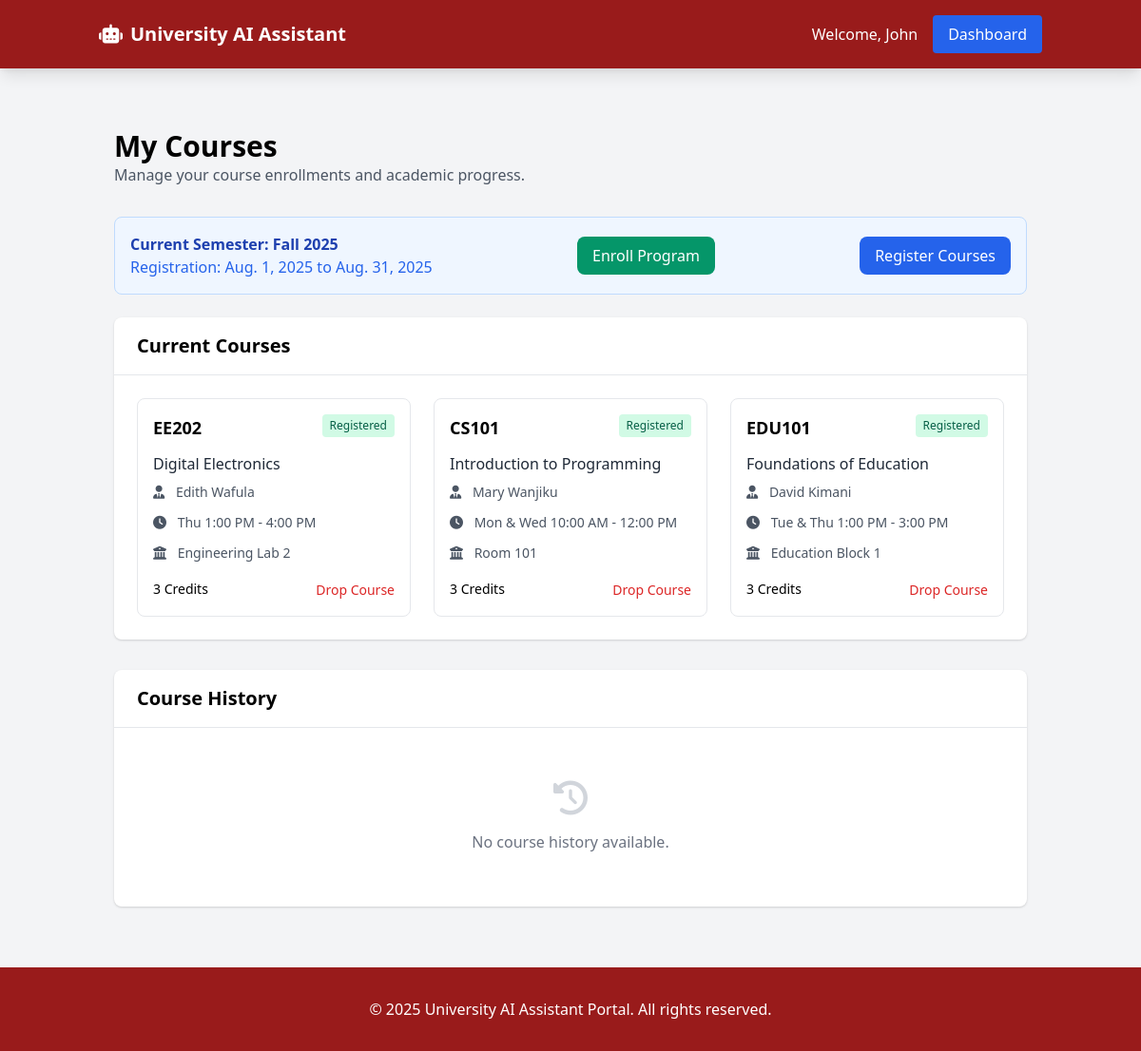
The page /courses/ (signed in) on the database its author committed.
### accounts/models.py (models this page shows, shortened)
class User(AbstractUser):
    ROLE_CHOICES = (
        ('student', 'Student'),
        ('lecturer', 'Lecturer'),
        ('admin', 'Administrator'),
    )
    role = models.CharField(max_length=10, choices=ROLE_CHOICES, default='student')
    registration_number = models.CharField(max_length=20, blank=True, null=True, unique=True)
    phone_number = models.CharField(max_length=15, blank=True, null=True)
    profile_picture = models.ImageField(upload_to='profile_pics/', blank=True, null=True)
    groups = models.ManyToManyField(
        'auth.Group',
        verbose_name='groups',
        blank=True,
        help_text='The groups this user belongs to. A user will get all permissions granted to each of their groups.',
        related_name='custom_user_set',
        related_query_name='user',
    )
    user_permissions = models.ManyToManyField(
        'auth.Permission',
        verbose_name='user permissions',
        blank=True,
        help_text='Specific permissions for this user.',
        related_name='custom_user_set',
        related_query_name='user',
    )

### core/models.py (models this page shows, shortened)
class Semester(models.Model):
    name = models.CharField(max_length=50, help_text="e.g., Fall 2023, Spring 2024")
    code = models.CharField(max_length=20, unique=True, help_text="e.g., F2023, S2024")
    start_date = models.DateField()
    end_date = models.DateField()
    is_current = models.BooleanField(default=False)
    registration_start = models.DateField(help_text="When course registration begins")
    registration_end = models.DateField(help_text="When course registration ends")
    add_drop_deadline = models.DateField(help_text="Last day to add/drop courses")
    class Meta:
        ordering = ['-start_date']

class Enrollment(models.Model):
    GRADE_CHOICES = (
        ('A', 'A (Excellent)'),
        ('B', 'B (Good)'),
        ('C', 'C (Satisfactory)'),
        ('D', 'D (Pass)'),
        ('F', 'F (Fail)'),
        ('W', 'W (Withdrawn)'),
        ('I', 'I (Incomplete)'),
        ('IP', 'IP (In Progress)'),
        ('', 'No Grade Yet'),
    )
    student = models.ForeignKey(settings.AUTH_USER_MODEL, on_delete=models.CASCADE,
                               limit_choices_to={'role': 'student'},
                               related_name='enrollments')
    course_offering = models.ForeignKey(CourseOffering, on_delete=models.CASCADE,
                                      related_name='enrollments')
    enrollment_date = models.DateTimeField(auto_now_add=True)
    grade = models.CharField(max_length=2, choices=GRADE_CHOICES, blank=True)
    is_active = models.BooleanField(default=True)
    status = models.CharField(max_length=20, default='registered',
                            choices=[('registered', 'Registered'),
                                    ('completed', 'Completed'),
                                    ('withdrawn', 'Withdrawn'),
                                    ('failed', 'Failed')])
    credits_earned = models.IntegerField(blank=True, null=True)
    class Meta:
        unique_together = ['student', 'course_offering']
        ordering = ['-enrollment_date']

class CourseOffering(models.Model):
    course = models.ForeignKey(Course, on_delete=models.CASCADE, related_name='offerings')
    semester = models.ForeignKey(Semester, on_delete=models.CASCADE, related_name='course_offerings')
    section = models.CharField(max_length=10, default='A', help_text="Section identifier")
    capacity = models.IntegerField(default=30)
    enrolled = models.IntegerField(default=0)
    lecturer = models.ForeignKey(
        settings.AUTH_USER_MODEL,
        on_delete=models.SET_NULL,
        null=True,
        blank=True,
        limit_choices_to={'role': 'lecturer'},
        related_name='taught_courses'
    )
    room = models.CharField(max_length=50, blank=True, null=True)
    schedule = models.TextField(blank=True, null=True, help_text="Class schedule details")
    is_active = models.BooleanField(default=True)
    class Meta:
        unique_together = ['course', 'semester', 'section']
        ordering = ['semester', 'course', 'section']

class Course(models.Model):
    COURSE_LEVELS = (
        ('100', 'Level 100 (Introductory)'),
        ('200', 'Level 200 (Intermediate)'),
        ('300', 'Level 300 (Advanced)'),
        ('400', 'Level 400 (Specialized)'),
        ('500', 'Level 500 (Graduate)'),
    )
    COURSE_TYPES = (
        ('core', 'Core Course'),
        ('elective', 'Elective Course'),
        ('lab', 'Laboratory'),
        ('project', 'Project Work'),
        ('thesis', 'Thesis/Dissertation'),
    )
    department = models.ForeignKey(Department, on_delete=models.CASCADE, related_name='courses')
    code = models.CharField(max_length=20, help_text="Course code (e.g., CS101, MATH201)")
    name = models.CharField(max_length=200)
    description = models.TextField(blank=True, null=True)
    credits = models.IntegerField(validators=[MinValueValidator(1), MaxValueValidator(6)])
    level = models.CharField(max_length=3, choices=COURSE_LEVELS, default='100')
    course_type = models.CharField(max_length=20, choices=COURSE_TYPES, default='core')
    prerequisites = models.ManyToManyField('self', symmetrical=False, blank=True,
                                         through='CoursePrerequisite',
                                         through_fields=('course', 'prerequisite'))
    is_active = models.BooleanField(default=True)
    learning_outcomes = models.TextField(blank=True, null=True, help_text="Course learning outcomes")
    created_at = models.DateTimeField(auto_now_add=True)
    updated_at = models.DateTimeField(auto_now=True)
    class Meta:
        ordering = ['department', 'code']
        unique_together = ['department', 'code']

### core/views.py (the view)
# urls.py: path('courses/', views.student_courses, name='student_courses'),
@login_required
def student_courses(request):
    current_semester = Semester.objects.filter(is_current=True).first()
    enrollments = Enrollment.objects.filter(
        student=request.user,
        is_active=True
    ).select_related('course_offering', 'course_offering__course', 'course_offering__semester')
    context = {
        'current_enrollments': enrollments.filter(course_offering__semester=current_semester),
        'past_enrollments': enrollments.exclude(course_offering__semester=current_semester),
        'current_semester': current_semester,
    }
    return render(request, 'dashboard/courses.html', context)

### core/templates/dashboard/courses.html (shortened to what this page needs)
{% extends 'base.html' %}
{% load static %}
{% block content %}
<div class="container mx-auto px-4 py-8">
    <div class="mb-8">
        <h1 class="text-3xl font-bold">My Courses</h1>
        <p class="text-gray-600">Manage your course enrollments and academic progress.</p>
    </div>
    {% if current_semester %}
    <div class="bg-blue-50 border border-blue-200 rounded-lg p-4 mb-6">
        <div class="flex items-center justify-between">
            <div>
                <h3 class="font-semibold text-blue-800">Current Semester: {{ current_semester.name }}</h3>
                <p class="text-blue-600">
                    Registration: {{ current_semester.registration_start }} to {{ current_semester.registration_end }}
                </p>
            </div>
             <a href="{% url 'program_enrollment' %}"
               class="bg-green-600 hover:bg-green-700 text-white px-4 py-2 rounded-lg">
                Enroll Program
            </a>
            <a href="{% url 'course_registration' %}" class="bg-blue-600 hover:bg-blue-700 text-white px-4 py-2 rounded-lg">
                Register Courses
            </a>
        </div>
    </div>
    {% endif %}
    <div class="bg-white rounded-lg shadow mb-8">
        <div class="px-6 py-4 border-b">
            <h2 class="text-xl font-bold">Current Courses</h2>
        </div>
        <div class="p-6">
            {% if current_enrollments %}
            <div class="grid grid-cols-1 md:grid-cols-2 lg:grid-cols-3 gap-6">
                {% for enrollment in current_enrollments %}
                <div class="border rounded-lg p-4 hover:shadow-md transition-shadow">
                    <div class="flex justify-between items-start mb-3">
                        <h3 class="font-bold text-lg">{{ enrollment.course_offering.course.code }}</h3>
                        <span class="bg-green-100 text-green-800 text-xs px-2 py-1 rounded">
                            {{ enrollment.status|title }}
                        </span>
                    </div>
                    <h4 class="text-gray-800 mb-2">{{ enrollment.course_offering.course.name }}</h4>
                    <p class="text-sm text-gray-600 mb-3">
                        <i class="fas fa-user-tie mr-2"></i>
                        {% if enrollment.course_offering.lecturer %}
                            {{ enrollment.course_offering.lecturer.get_full_name }}
                        {% else %}
                            TBA
                        {% endif %}
                    </p>
                    <p class="text-sm text-gray-600 mb-3">
                        <i class="fas fa-clock mr-2"></i>
                        {{ enrollment.course_offering.schedule|default:"Schedule TBA" }}
                    </p>
                    <p class="text-sm text-gray-600 mb-4">
                        <i class="fas fa-university mr-2"></i>
                        {{ enrollment.course_offering.room|default:"Room TBA" }}
                    </p>
                    <div class="flex justify-between items-center">
                        <span class="text-sm font-medium">
                            {{ enrollment.course_offering.course.credits }} Credits
                        </span>
                        <form action="{% url 'drop_course' enrollment.id %}" method="post" class="inline">
                            <button type="submit" class="text-red-600 hover:text-red-800 text-sm font-medium"
                                    onclick="return confirm('Are you sure you want to drop this course?')">
                                Drop Course
                            </button>
                        </form>
                    </div>
                </div>
                {% endfor %}
            </div>
            {% endif %}
        </div>
    </div>
    <div class="bg-white rounded-lg shadow">
        <div class="px-6 py-4 border-b">
            <h2 class="text-xl font-bold">Course History</h2>
        </div>
        <div class="p-6">
            {% if past_enrollments %}
            <div class="overflow-x-auto">
                <table class="min-w-full divide-y divide-gray-200">
                    <thead class="bg-gray-50">
                        <tr>
                            <th class="px-6 py-3 text-left text-xs font-medium text-gray-500 uppercase tracking-wider">
                                Course
                            </th>
                            <th class="px-6 py-3 text-left text-xs font-medium text-gray-500 uppercase tracking-wider">
                                Semester
                            </th>
                            <th class="px-6 py-3 text-left text-xs font-medium text-gray-500 uppercase tracking-wider">
                                Grade
                            </th>
                            <th class="px-6 py-3 text-left text-xs font-medium text-gray-500 uppercase tracking-wider">
                                Status
                            </th>
                            <th class="px-6 py-3 text-left text-xs font-medium text-gray-500 uppercase tracking-wider">
                                Credits
                            </th>
                        </tr>
                    </thead>
                    <tbody class="bg-white divide-y divide-gray-200">
                        {% for enrollment in past_enrollments %}
                        <tr>
                            <td class="px-6 py-4 whitespace-nowrap">
                                <div>
                                    <div class="text-sm font-medium text-gray-900">
                                        {{ enrollment.course_offering.course.code }}
                                    </div>
                                    <div class="text-sm text-gray-500">
                                        {{ enrollment.course_offering.course.name }}
                                    </div>
                                </div>
                            </td>
                            <td class="px-6 py-4 whitespace-nowrap text-sm text-gray-500">
                                {{ enrollment.course_offering.semester.name }}
                            </td>
                            <td class="px-6 py-4 whitespace-nowrap">
                                <span class="px-2 py-1 text-xs font-medium rounded-full
                                    {% if enrollment.grade == 'A' %}bg-green-100 text-green-800
                                    {% elif enrollment.grade == 'B' %}bg-blue-100 text-blue-800
                                    {% elif enrollment.grade == 'C' %}bg-yellow-100 text-yellow-800
                                    {% elif enrollment.grade == 'D' %}bg-orange-100 text-orange-800
                                    {% elif enrollment.grade == 'F' %}bg-red-100 text-red-800
                                    {% else %}bg-gray-100 text-gray-800{% endif %}">
                                    {{ enrollment.grade|default:"In Progress" }}
                                </span>
                            </td>
                            <td class="px-6 py-4 whitespace-nowrap text-sm text-gray-500">
                                {{ enrollment.status|title }}
                            </td>
                            <td class="px-6 py-4 whitespace-nowrap text-sm text-gray-500">
                                {{ enrollment.course_offering.course.credits }}
                            </td>
                        </tr>
                        {% endfor %}
                    </tbody>
                </table>
            </div>
            {% else %}
            <div class="text-center py-8">
                <i class="fas fa-history text-4xl text-gray-300 mb-4"></i>
                <p class="text-gray-500">No course history available.</p>
            </div>
            {% endif %}
        </div>
    </div>
</div>
{% endblock %}

### core/templates/base.html (shortened to what this page needs)
<!DOCTYPE html>
<html lang="en">
<head>
  <link href="https://cdn.jsdelivr.net/npm/tailwindcss@2.2.19/dist/tailwind.min.css" rel="stylesheet">
  <link rel="stylesheet" href="https://cdnjs.cloudflare.com/ajax/libs/font-awesome/6.4.0/css/all.min.css">
</head>
<body class="bg-gray-100 flex flex-col min-h-screen">
  <nav class="bg-red-800 text-white shadow-lg">
    <div class="container mx-auto px-4">
      <div class="flex justify-between items-center py-4">
        <div class="flex items-center space-x-4">
          <a href="{% url 'home' %}" class="text-xl font-bold">
            <i class="fas fa-robot mr-2"></i>University AI Assistant
          </a>
        </div>
        <div class="flex items-center space-x-4">
          {% if user.is_authenticated %}
          <span>Welcome, {{ user.first_name }}</span>
          <a href="{% url 'dashboard' %}" class="bg-blue-600 hover:bg-blue-700 px-4 py-2 rounded">Dashboard</a>
          {% else %}
          <a href="{% url 'register' %}" class="bg-blue-600 hover:bg-blue-700 px-4 py-2 rounded">Register</a>
          {% endif %}
        </div>
      </div>
    </div>
  </nav>
  <main class="container mx-auto px-4 py-8 flex-grow">
    {% block content %}
    {% endblock %}
  </main>
  <footer class="bg-red-800 text-white py-8">
    <div class="container mx-auto px-4 text-center">
      <p>&copy; 2025 University AI Assistant Portal. All rights reserved.</p>
    </div>
  </footer>
</body>
</html>

### rows shown on the page
User: first_name "John"
Semester: name "Fall 2025", registration_start "Aug. 1, 2025", registration_end "Aug. 31, 2025"
Enrollment: course_offering.course.code "EE202", status "Registered", course_offering.course.name "Digital Electronics", course_offering.lecturer.get_full_name "Edith Wafula", course_offering.schedule "Thu 1:00 PM - 4:00 PM", course_offering.room "Engineering Lab 2", course_offering.course.credits "3"
Enrollment: course_offering.course.code "CS101", status "Registered", course_offering.course.name "Introduction to Programming", course_offering.lecturer.get_full_name "Mary Wanjiku", course_offering.schedule "Mon & Wed 10:00 AM - 12:00 PM", course_offering.room "Room 101", course_offering.course.credits "3"
Enrollment: course_offering.course.code "EDU101", status "Registered", course_offering.course.name "Foundations of Education", course_offering.lecturer.get_full_name "David Kimani", course_offering.schedule "Tue & Thu 1:00 PM - 3:00 PM", course_offering.room "Education Block 1", course_offering.course.credits "3"
